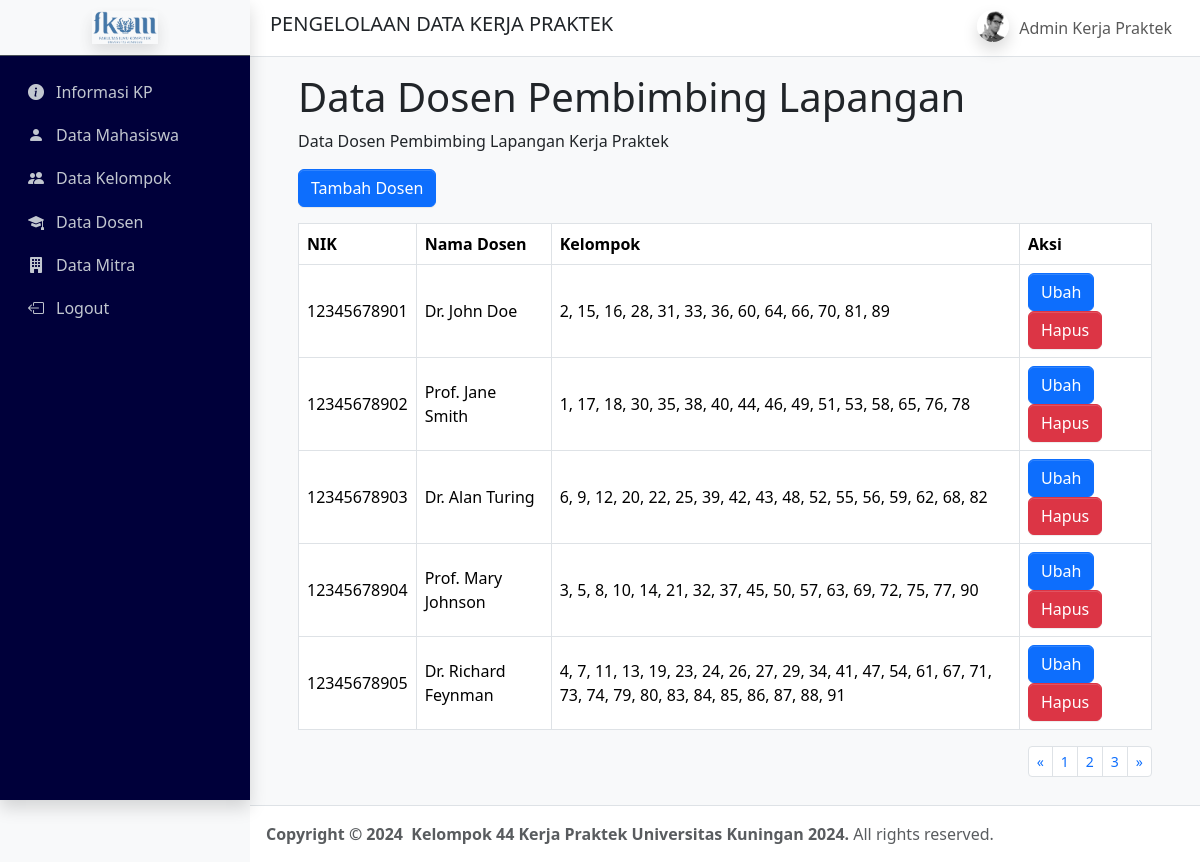
Page /pages/admin/dashboard/dosen.php (signed in) on the committed database.
### tables this page shows
CREATE TABLE `dosen` (
  `nik` varchar(15) NOT NULL,
  `nama_dosen` varchar(50) NOT NULL
);

### pages/admin/dashboard/dosen.php (the view, shortened to what this page needs)
<?php
include '../../koneksi.php';
$sql = "
    SELECT d.nik, d.nama_dosen, GROUP_CONCAT(DISTINCT kc.no_kelompok ORDER BY kc.no_kelompok ASC SEPARATOR ', ') AS kelompok
    FROM dosen d
    JOIN kpconnection kc ON d.nik = kc.nik
    GROUP BY d.nik, d.nama_dosen
";
$result = $conn->query($sql);
?>
<!DOCTYPE html>
<html lang="en">
<head>
    <link rel="stylesheet" href="../../../css/adminlte.min.css"/>
    <link rel="stylesheet" href="https://cdn.jsdelivr.net/npm/bootstrap-icons@1.11.3/font/bootstrap-icons.min.css">
</head>
<body>
    <body class="layout-fixed sidebar-expand-lg bg-body-tertiary">
        <div class="app-wrapper">
            <nav class="app-header navbar navbar-expand bg-body">
                <div class="container-fluid">
                    <h5 class="brand-text text-dark ms-2 align-middle">PENGELOLAAN DATA KERJA PRAKTEK</h5>
                    <ul class="navbar-nav ms-auto">
                        <li class="nav-item dropdown user-menu"> <a href="#" class="nav-link dropdown-toggle" data-bs-toggle="dropdown"> <img src="/dist/assets/img/user2-160x160.jpg" class="user-image rounded-circle shadow" alt="User Image"> <span class="d-none d-md-inline"> <?php echo htmlspecialchars($_SESSION['user_name']); ?></span> </a>
                        </li>
                    </ul>
                </div>
            </nav>
            <aside class="app-sidebar shadow" style="background-color: rgb(0, 0, 58); color: white;" data-bs-theme="dark">
                <div class="sidebar-brand bg-light"> <a href="./home.html" class="brand-link"> <img src="/dist/assets/img/LOGOFKOM.png" alt="AdminLTE Logo" class="brand-image opacity-75 shadow"> </a> </div>
                <div class="sidebar-wrapper">
                    <nav class="mt-2">
                    <ul class="nav sidebar-menu flex-column" role="menu">
                            <li class="nav-item"> <a href="infokp.php" class="nav-link"> <i class="nav-icon bi bi-info-circle-fill"></i>
                                <p>Informasi KP</p>
                            </a> </li>
                            <li class="nav-item"> <a href="mahasiswa.php" class="nav-link"> <i class="nav-icon bi bi-person-fill"></i>
                                    <p>Data Mahasiswa</p>
                                </a> </li>
                            <li class="nav-item"> <a href="kelompok.php" class="nav-link"> <i class="nav-icon bi bi-people-fill"></i>
                                    <p>Data Kelompok</p>
                                </a> </li>
                            <li class="nav-item"> <a href="dosen.php" class="nav-link"> <i class="nav-icon bi bi-mortarboard-fill"></i>
                                    <p>Data Dosen</p>
                                </a> </li>
                            <li class="nav-item"> <a href="mitra.php" class="nav-link"> <i class="nav-icon bi bi-building-fill"></i>
                                    <p>Data Mitra</p>
                                </a> </li>
                            <li class="nav-item"> <a href="../../logout.php" class="nav-link"> <i class="nav-icon bi bi-box-arrow-left"></i>
                                    <p>Logout</p>
                                </a> </li>
                        </ul>
                    </nav>
                </div>
            </aside>
            <main class="app-main">
                <div class="container-fluid px-5 py-3">
                    <h1>Data Dosen Pembimbing Lapangan</h1>
                    <p>Data Dosen Pembimbing Lapangan Kerja Praktek</p>
                    <button class="btn btn-primary" type="button">Tambah Dosen</button>
                    <table class="table table-bordered mt-3">
                        <thead>
                            <tr>
                                <th>NIK</th>
                                <th>Nama Dosen</th>
                                <th>Kelompok</th>
                                <th>Aksi</th>
                            </tr>
                        </thead>
                        <tbody>
                            <?php
                            if ($result->num_rows > 0) {
                                while ($row = $result->fetch_assoc()) {
                                    echo "<tr class='align-middle'>";
                                    echo "<td>" . $row['nik'] . "</td>";
                                    echo "<td>" . $row['nama_dosen'] . "</td>";
                                    echo "<td>" . $row['kelompok'] . "</td>";
                                    echo "<td><button class='btn btn-primary' type='button'>Ubah</button>
                                          <button class='btn btn-danger' type='button'>Hapus</button></td>";
                                    echo "</tr>";
                                }
                            } else {
                                echo "<tr><td colspan='4'>Data tidak ditemukan.</td></tr>";
                            }
                            ?>
                        </tbody>
                    </table>
                    <ul class="pagination pagination-sm m-0 float-end">
                        <li class="page-item"> <a class="page-link" href="#">«</a> </li>
                        <li class="page-item"> <a class="page-link" href="#">1</a> </li>
                        <li class="page-item"> <a class="page-link" href="#">2</a> </li>
                        <li class="page-item"> <a class="page-link" href="#">3</a> </li>
                        <li class="page-item"> <a class="page-link" href="#">»</a> </li>
                    </ul>
                </div>
            </main>
            <footer class="app-footer">
                 <strong>
                    Copyright &copy; 2024&nbsp; Kelompok 44 Kerja Praktek Universitas Kuningan 2024</a>.
                </strong>
                All rights reserved.
            </footer>
        </div>
    </body>
</body>
</html>

### rows in the picture
dosen: nik "12345678901", nama_dosen "Dr. John Doe", kelompok "2, 15, 16, 28, 31, 33, 36, 60, 64, 66, 70, 81, 89"
dosen: nik "12345678902", nama_dosen "Prof. Jane Smith", kelompok "1, 17, 18, 30, 35, 38, 40, 44, 46, 49, 51, 53, 58, 65, 76, 78"
dosen: nik "12345678903", nama_dosen "Dr. Alan Turing", kelompok "6, 9, 12, 20, 22, 25, 39, 42, 43, 48, 52, 55, 56, 59, 62, 68, 82"
dosen: nik "12345678904", nama_dosen "Prof. Mary Johnson", kelompok "3, 5, 8, 10, 14, 21, 32, 37, 45, 50, 57, 63, 69, 72, 75, 77, 90"
dosen: nik "12345678905", nama_dosen "Dr. Richard Feynman", kelompok "4, 7, 11, 13, 19, 23, 24, 26, 27, 29, 34, 41, 47, 54, 61, 67, 71, 73, 74, 79, 80, 83, 84, 85, 86, 87, 88, 91"

### other values in the picture
$_SESSION['user_name'] "Admin Kerja Praktek"
